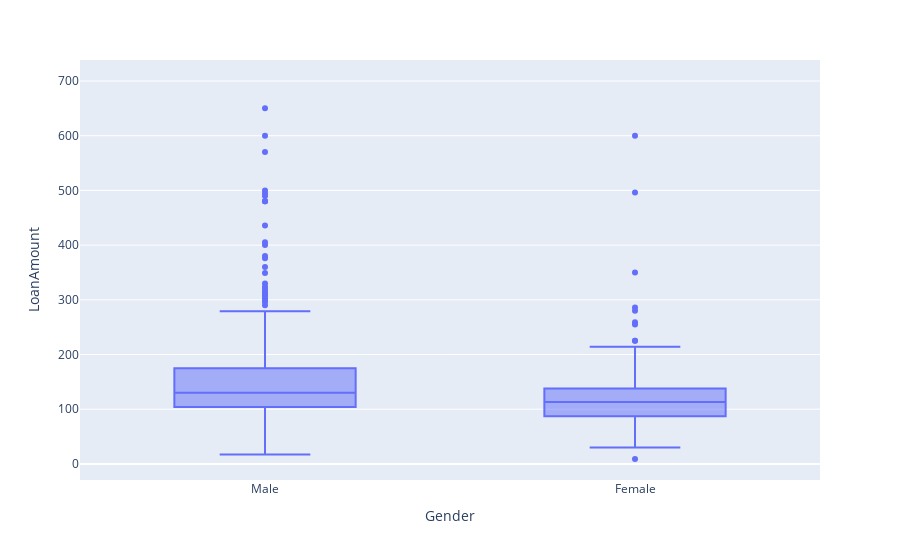

Write notebook code for a chart like this one.
### Markdown cell above
## Percentiles and Box Plots
    -> Percentiles can also be used to summarize the entire distribution.
    -> It is common to report the quartiles (25th, 50th and 75th percentiles) and the
       deciles (10th, 20th ,..., 90th percentiles)
       
#### Boxplot (Box and Whiskers plot)
     -> Boxplots are based on percentiles and give a quick way to visualize the distribution of data.
     -> In the box plot, a box is created from the first quartile to the third quartile, a vertical line is also there 
        which goes through the box at the median. Here x-axis denotes the data to be plotted while the y-axis shows the frequency distribution.

#### Further Reading
      https://plotly.com/python/box-plots/
      https://seaborn.pydata.org/generated/seaborn.boxplot.html
      https://www.geeksforgeeks.org/box-plot-in-python-using-matplotlib/

### Code cell
## Seaborn plots are not as interactive, so using plotly express instead
# sns.boxplot(y=loan_df["ApplicantIncome"])

## Boxplot using Plotly express
# loan_df_numeric = loan_df[numeric_cols].dropna(how='any')
fig = px.box(loan_df,x="Gender", y="LoanAmount")
fig.show()

### Figure 1 — Plotly figure (JSON) as saved in the notebook; plotly's stock layout.template omitted (floating-point values rounded to 4 significant figures; data arrays with more than 128 entries replaced by an {"elided": "..."} marker saying what was removed)
{"data": [{"alignmentgroup": "True", "hovertemplate": "Gender=%{x}<br>LoanAmount=%{y}<extra></extra>", "legendgroup": "", "marker": {"color": "#636efa"}, "name": "", "notched": false, "offsetgroup": "", "orientation": "v", "showlegend": false, "type": "box", "x": {"elided": "614 str values"}, "x0": " ", "xaxis": "x", "y": {"elided": "614 int values"}, "y0": " ", "yaxis": "y"}], "layout": {"boxmode": "group", "legend": {"tracegroupgap": 0}, "margin": {"t": 60}, "xaxis": {"anchor": "y", "domain": [0, 1], "title": {"text": "Gender"}}, "yaxis": {"anchor": "x", "domain": [0, 1], "title": {"text": "LoanAmount"}}}}
